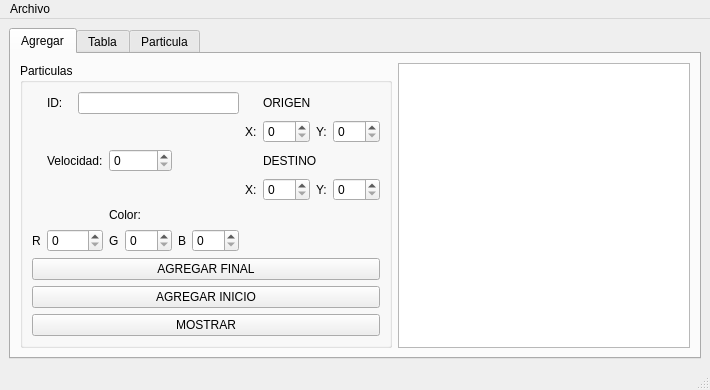
<?xml version="1.0" encoding="UTF-8"?>
<ui version="4.0">
 <class>MainWindow</class>
 <widget class="QMainWindow" name="MainWindow">
  <property name="geometry">
   <rect>
    <x>0</x>
    <y>0</y>
    <width>710</width>
    <height>381</height>
   </rect>
  </property>
  <property name="windowTitle">
   <string>Particulas</string>
  </property>
  <widget class="QWidget" name="centralwidget">
   <layout class="QGridLayout" name="gridLayout">
    <item row="0" column="0">
     <widget class="QTabWidget" name="tabWidget">
      <property name="currentIndex">
       <number>0</number>
      </property>
      <widget class="QWidget" name="tab">
       <attribute name="title">
        <string>Agregar</string>
       </attribute>
       <layout class="QGridLayout" name="gridLayout_4">
        <item row="0" column="1">
         <widget class="QPlainTextEdit" name="salida"/>
        </item>
        <item row="0" column="0">
         <widget class="QGroupBox" name="groupBox">
          <property name="title">
           <string>Particulas</string>
          </property>
          <layout class="QGridLayout" name="gridLayout_3">
           <item row="1" column="10">
            <widget class="QSpinBox" name="origenY_spinBox">
             <property name="maximum">
              <number>500</number>
             </property>
            </widget>
           </item>
           <item row="2" column="1" colspan="2">
            <widget class="QLabel" name="label_4">
             <property name="text">
              <string>Velocidad:</string>
             </property>
            </widget>
           </item>
           <item row="7" column="0" colspan="11">
            <widget class="QPushButton" name="Inicio_pushButton">
             <property name="text">
              <string>AGREGAR INICIO</string>
             </property>
            </widget>
           </item>
           <item row="5" column="5">
            <widget class="QLabel" name="label_12">
             <property name="text">
              <string>B</string>
             </property>
            </widget>
           </item>
           <item row="5" column="3">
            <widget class="QLabel" name="label_11">
             <property name="text">
              <string>G</string>
             </property>
            </widget>
           </item>
           <item row="3" column="7">
            <widget class="QLabel" name="label_8">
             <property name="text">
              <string>X:</string>
             </property>
            </widget>
           </item>
           <item row="0" column="2" colspan="5">
            <widget class="QLineEdit" name="ID_lineEdit"/>
           </item>
           <item row="5" column="0">
            <widget class="QLabel" name="label_10">
             <property name="text">
              <string>R</string>
             </property>
            </widget>
           </item>
           <item row="3" column="10">
            <widget class="QSpinBox" name="destinoY_spinBox">
             <property name="maximum">
              <number>500</number>
             </property>
            </widget>
           </item>
           <item row="2" column="3" colspan="2">
            <widget class="QSpinBox" name="velocidad_spinBox">
             <property name="maximum">
              <number>100</number>
             </property>
            </widget>
           </item>
           <item row="0" column="8" colspan="2">
            <widget class="QLabel" name="label_2">
             <property name="text">
              <string>ORIGEN</string>
             </property>
            </widget>
           </item>
           <item row="1" column="7">
            <widget class="QLabel" name="label_6">
             <property name="text">
              <string>X:</string>
             </property>
            </widget>
           </item>
           <item row="5" column="6">
            <widget class="QSpinBox" name="B_spinBox">
             <property name="maximum">
              <number>255</number>
             </property>
            </widget>
           </item>
           <item row="6" column="0" colspan="11">
            <widget class="QPushButton" name="Final_pushButton">
             <property name="text">
              <string>AGREGAR FINAL</string>
             </property>
            </widget>
           </item>
           <item row="0" column="1">
            <widget class="QLabel" name="label">
             <property name="text">
              <string>ID:</string>
             </property>
            </widget>
           </item>
           <item row="3" column="9">
            <widget class="QLabel" name="label_9">
             <property name="text">
              <string>Y:</string>
             </property>
            </widget>
           </item>
           <item row="1" column="8">
            <widget class="QSpinBox" name="origenX_spinBox">
             <property name="maximum">
              <number>500</number>
             </property>
            </widget>
           </item>
           <item row="8" column="0" colspan="11">
            <widget class="QPushButton" name="pushButton_2">
             <property name="text">
              <string>MOSTRAR</string>
             </property>
            </widget>
           </item>
           <item row="1" column="9">
            <widget class="QLabel" name="label_7">
             <property name="text">
              <string>Y:</string>
             </property>
            </widget>
           </item>
           <item row="2" column="8" colspan="2">
            <widget class="QLabel" name="label_3">
             <property name="text">
              <string>DESTINO</string>
             </property>
            </widget>
           </item>
           <item row="3" column="8">
            <widget class="QSpinBox" name="destinoX_spinBox">
             <property name="maximum">
              <number>500</number>
             </property>
            </widget>
           </item>
           <item row="5" column="4">
            <widget class="QSpinBox" name="G_spinBox">
             <property name="maximum">
              <number>255</number>
             </property>
            </widget>
           </item>
           <item row="4" column="3" colspan="2">
            <widget class="QLabel" name="label_5">
             <property name="text">
              <string>Color:</string>
             </property>
            </widget>
           </item>
           <item row="5" column="1" colspan="2">
            <widget class="QSpinBox" name="R_spinBox">
             <property name="maximum">
              <number>255</number>
             </property>
            </widget>
           </item>
          </layout>
         </widget>
        </item>
       </layout>
      </widget>
      <widget class="QWidget" name="tab_2">
       <attribute name="title">
        <string>Tabla</string>
       </attribute>
       <layout class="QGridLayout" name="gridLayout_5">
        <item row="0" column="0" colspan="3">
         <widget class="QTableWidget" name="tabla"/>
        </item>
        <item row="1" column="0">
         <widget class="QLineEdit" name="buscar_lineEdit">
          <property name="placeholderText">
           <string>ID Particula</string>
          </property>
         </widget>
        </item>
        <item row="1" column="1">
         <widget class="QPushButton" name="buscar_pushButton">
          <property name="text">
           <string>BUSCAR</string>
          </property>
         </widget>
        </item>
        <item row="1" column="2">
         <widget class="QPushButton" name="mostrar_tabla_pushButton">
          <property name="text">
           <string>MOSTRAR</string>
          </property>
         </widget>
        </item>
       </layout>
      </widget>
      <widget class="QWidget" name="tab_3">
       <attribute name="title">
        <string>Particula</string>
       </attribute>
       <layout class="QGridLayout" name="gridLayout_2">
        <item row="0" column="0" colspan="2">
         <widget class="QGraphicsView" name="graphicsView"/>
        </item>
        <item row="1" column="0">
         <widget class="QPushButton" name="dibujar">
          <property name="text">
           <string>DIBUJAR</string>
          </property>
         </widget>
        </item>
        <item row="1" column="1">
         <widget class="QPushButton" name="limpiar">
          <property name="text">
           <string>LIMPIAR</string>
          </property>
         </widget>
        </item>
       </layout>
      </widget>
     </widget>
    </item>
   </layout>
  </widget>
  <widget class="QMenuBar" name="menubar">
   <property name="geometry">
    <rect>
     <x>0</x>
     <y>0</y>
     <width>710</width>
     <height>21</height>
    </rect>
   </property>
   <widget class="QMenu" name="menuArchivo">
    <property name="title">
     <string>Archivo</string>
    </property>
    <addaction name="actionAbrir"/>
    <addaction name="actionGuardar"/>
   </widget>
   <addaction name="menuArchivo"/>
  </widget>
  <widget class="QStatusBar" name="statusbar"/>
  <action name="actionAbrir">
   <property name="text">
    <string>Abrir</string>
   </property>
   <property name="shortcut">
    <string>Ctrl+O</string>
   </property>
  </action>
  <action name="actionGuardar">
   <property name="text">
    <string>Guardar</string>
   </property>
   <property name="shortcut">
    <string>Ctrl+S</string>
   </property>
  </action>
 </widget>
 <resources/>
 <connections/>
</ui>
